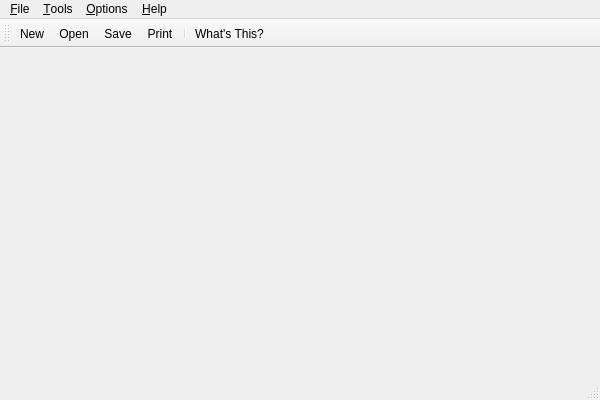
<ui version="4.0" >
 <class>MainWindow</class>
 <widget class="QMainWindow" name="MainWindow" >
  <property name="geometry" >
   <rect>
    <x>0</x>
    <y>0</y>
    <width>600</width>
    <height>400</height>
   </rect>
  </property>
  <property name="windowTitle" >
   <string>QBrew[*]</string>
  </property>
  <widget class="QWidget" name="centralwidget" />
  <widget class="QMenuBar" name="menubar" >
   <property name="geometry" >
    <rect>
     <x>0</x>
     <y>0</y>
     <width>600</width>
     <height>29</height>
    </rect>
   </property>
   <widget class="QMenu" name="menuhelp" >
    <property name="title" >
     <string>&amp;Help</string>
    </property>
    <addaction name="actionhelpcontents" />
    <addaction name="actionprimer" />
    <addaction name="actioncontexthelp" />
    <addaction name="separator" />
    <addaction name="actionabout" />
   </widget>
   <widget class="QMenu" name="menuoptions" >
    <property name="title" >
     <string>&amp;Options</string>
    </property>
    <addaction name="actiontogglestatusbar" />
    <addaction name="separator" />
    <addaction name="actionconfigure" />
   </widget>
   <widget class="QMenu" name="menu_Tools" >
    <property name="title" >
     <string>&amp;Tools</string>
    </property>
    <addaction name="actionalcoholtool" />
    <addaction name="actionhydrometertool" />
    <addaction name="actiondatabasetool" />
   </widget>
   <widget class="QMenu" name="menufile" >
    <property name="title" >
     <string>&amp;File</string>
    </property>
    <widget class="QMenu" name="menuopenrecent" >
     <property name="title" >
      <string>Open &amp;Recent</string>
     </property>
     <property name="icon" >
      <iconset resource="../qbrew.qrc" >:/pics/icons/fileopen.png</iconset>
     </property>
    </widget>
    <addaction name="actionfilenew" />
    <addaction name="actionfileopen" />
    <addaction name="menuopenrecent" />
    <addaction name="separator" />
    <addaction name="actionfilesave" />
    <addaction name="actionfilesaveas" />
    <addaction name="separator" />
    <addaction name="actionfileexport" />
    <addaction name="actionfileprintpreview" />
    <addaction name="actionfileprint" />
    <addaction name="separator" />
    <addaction name="actionexit" />
   </widget>
   <addaction name="menufile" />
   <addaction name="menu_Tools" />
   <addaction name="menuoptions" />
   <addaction name="menuhelp" />
  </widget>
  <widget class="QStatusBar" name="statusbar" />
  <widget class="QToolBar" name="maintoolbar" >
   <property name="windowTitle" >
    <string>Main Toolbar</string>
   </property>
   <property name="orientation" >
    <enum>Qt::Horizontal</enum>
   </property>
   <property name="iconSize" >
    <size>
     <width>24</width>
     <height>24</height>
    </size>
   </property>
   <attribute name="toolBarArea" >
    <enum>TopToolBarArea</enum>
   </attribute>
   <attribute name="toolBarBreak" >
    <bool>false</bool>
   </attribute>
   <addaction name="actionfilenew" />
   <addaction name="actionfileopen" />
   <addaction name="actionfilesave" />
   <addaction name="actionfileprint" />
   <addaction name="separator" />
   <addaction name="actioncontexthelp" />
  </widget>
  <action name="actionfilenew" >
   <property name="icon" >
    <iconset resource="../qbrew.qrc" >:/pics/icons/filenew.png</iconset>
   </property>
   <property name="text" >
    <string>&amp;New</string>
   </property>
   <property name="statusTip" >
    <string>Create a new recipe</string>
   </property>
   <property name="whatsThis" >
    <string>Use this command to create a new recipe</string>
   </property>
   <property name="shortcut" >
    <string>Ctrl+N</string>
   </property>
  </action>
  <action name="actionfileopen" >
   <property name="icon" >
    <iconset resource="../qbrew.qrc" >:/pics/icons/fileopen.png</iconset>
   </property>
   <property name="text" >
    <string>&amp;Open</string>
   </property>
   <property name="statusTip" >
    <string>Open a recipe</string>
   </property>
   <property name="whatsThis" >
    <string>Use this command to open a recipe</string>
   </property>
   <property name="shortcut" >
    <string>Ctrl+O</string>
   </property>
  </action>
  <action name="actionfilesave" >
   <property name="icon" >
    <iconset resource="../qbrew.qrc" >:/pics/icons/filesave.png</iconset>
   </property>
   <property name="text" >
    <string>&amp;Save</string>
   </property>
   <property name="statusTip" >
    <string>Save the recipe</string>
   </property>
   <property name="whatsThis" >
    <string>Use this command to save the current recipe</string>
   </property>
   <property name="shortcut" >
    <string>Ctrl+S</string>
   </property>
  </action>
  <action name="actionfilesaveas" >
   <property name="icon" >
    <iconset resource="../qbrew.qrc" >:/pics/icons/filesaveas.png</iconset>
   </property>
   <property name="text" >
    <string>Save &amp;as...</string>
   </property>
   <property name="statusTip" >
    <string>Save the recipe</string>
   </property>
   <property name="whatsThis" >
    <string>Save the recipe under a new name</string>
   </property>
  </action>
  <action name="actionfileprint" >
   <property name="icon" >
    <iconset resource="../qbrew.qrc" >:/pics/icons/fileprint.png</iconset>
   </property>
   <property name="text" >
    <string>&amp;Print...</string>
   </property>
   <property name="statusTip" >
    <string>Print the recipe</string>
   </property>
   <property name="whatsThis" >
    <string>Use this command to print the recipe</string>
   </property>
   <property name="shortcut" >
    <string>Ctrl+P</string>
   </property>
  </action>
  <action name="actionfileexport" >
   <property name="icon" >
    <iconset resource="../qbrew.qrc" >:/pics/icons/fileexport.png</iconset>
   </property>
   <property name="text" >
    <string>&amp;Export...</string>
   </property>
   <property name="statusTip" >
    <string>Export the recipe</string>
   </property>
   <property name="whatsThis" >
    <string>Export the recipe to a non-native format</string>
   </property>
  </action>
  <action name="actionexit" >
   <property name="icon" >
    <iconset resource="../qbrew.qrc" >:/pics/icons/exit.png</iconset>
   </property>
   <property name="text" >
    <string>&amp;Quit</string>
   </property>
   <property name="statusTip" >
    <string>Quit the application</string>
   </property>
   <property name="whatsThis" >
    <string>Quit the application</string>
   </property>
   <property name="shortcut" >
    <string>Ctrl+Q</string>
   </property>
  </action>
  <action name="actiontogglestatusbar" >
   <property name="checkable" >
    <bool>true</bool>
   </property>
   <property name="text" >
    <string>&amp;Statusbar</string>
   </property>
   <property name="statusTip" >
    <string>Toggle the statusbar</string>
   </property>
   <property name="whatsThis" >
    <string>Enable or disable the Statusbar</string>
   </property>
  </action>
  <action name="actionconfigure" >
   <property name="icon" >
    <iconset resource="../qbrew.qrc" >:/pics/icons/configure.png</iconset>
   </property>
   <property name="text" >
    <string>&amp;Configure...</string>
   </property>
   <property name="statusTip" >
    <string>Display the configuration dialog</string>
   </property>
   <property name="whatsThis" >
    <string>Display the configuration dialog</string>
   </property>
  </action>
  <action name="actionhelpcontents" >
   <property name="icon" >
    <iconset resource="../qbrew.qrc" >:/pics/icons/contents.png</iconset>
   </property>
   <property name="text" >
    <string>&amp;Contents</string>
   </property>
   <property name="statusTip" >
    <string>Display the application handbook</string>
   </property>
   <property name="whatsThis" >
    <string>Display the application handbook</string>
   </property>
   <property name="shortcut" >
    <string>F1</string>
   </property>
  </action>
  <action name="actionabout" >
   <property name="text" >
    <string>&amp;About...</string>
   </property>
   <property name="statusTip" >
    <string>Application information</string>
   </property>
   <property name="whatsThis" >
    <string>Display application copyright and information</string>
   </property>
  </action>
  <action name="actioncontexthelp" >
   <property name="icon" >
    <iconset resource="../qbrew.qrc" >:/pics/icons/contexthelp.png</iconset>
   </property>
   <property name="text" >
    <string>&amp;What's This?</string>
   </property>
   <property name="statusTip" >
    <string>Context help</string>
   </property>
   <property name="whatsThis" >
    <string>Display context sensitive help cursor</string>
   </property>
   <property name="shortcut" >
    <string>Shift+F1</string>
   </property>
  </action>
  <action name="actionalcoholtool" >
   <property name="text" >
    <string>&amp;Alcohol Percentage...</string>
   </property>
   <property name="statusTip" >
    <string>Alcohol percentage calculator</string>
   </property>
  </action>
  <action name="actionhydrometertool" >
   <property name="text" >
    <string>&amp;Hydrometer Correction...</string>
   </property>
   <property name="statusTip" >
    <string>Hydrometer correction utility</string>
   </property>
  </action>
  <action name="actiondatabasetool" >
   <property name="text" >
    <string>&amp;Database Editor...</string>
   </property>
   <property name="statusTip" >
    <string>Database editor</string>
   </property>
  </action>
  <action name="actionprimer" >
   <property name="icon" >
    <iconset resource="../qbrew.qrc" >:/pics/icons/contents.png</iconset>
   </property>
   <property name="text" >
    <string>Primer</string>
   </property>
   <property name="statusTip" >
    <string>Display a brewing primer</string>
   </property>
  </action>
  <action name="actionfileprintpreview" >
   <property name="icon" >
    <iconset resource="../qbrew.qrc" >:/pics/icons/fileprint.png</iconset>
   </property>
   <property name="text" >
    <string>Print Pre&amp;view...</string>
   </property>
   <property name="statusTip" >
    <string>Preview the printed recipe</string>
   </property>
   <property name="whatsThis" >
    <string>Use this command to preview printing the recipe</string>
   </property>
  </action>
 </widget>
 <resources>
  <include location="../qbrew.qrc" />
 </resources>
 <connections/>
</ui>
